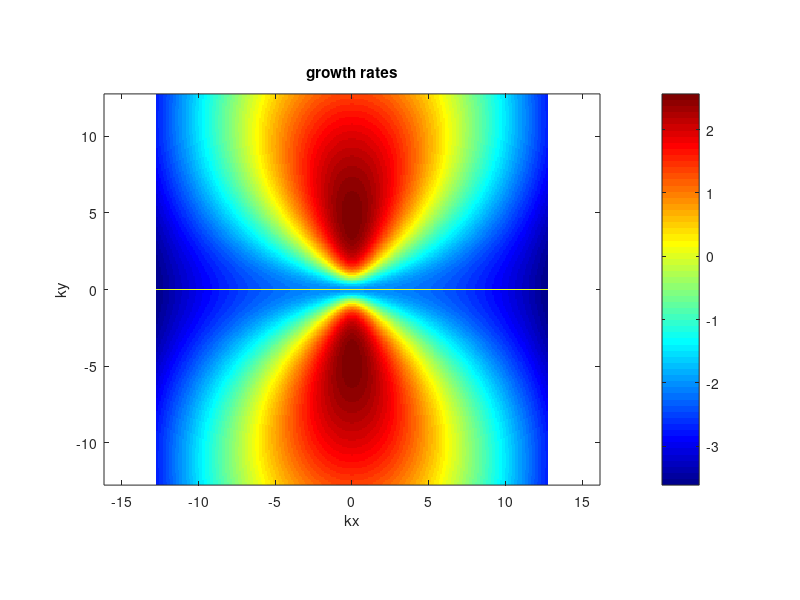
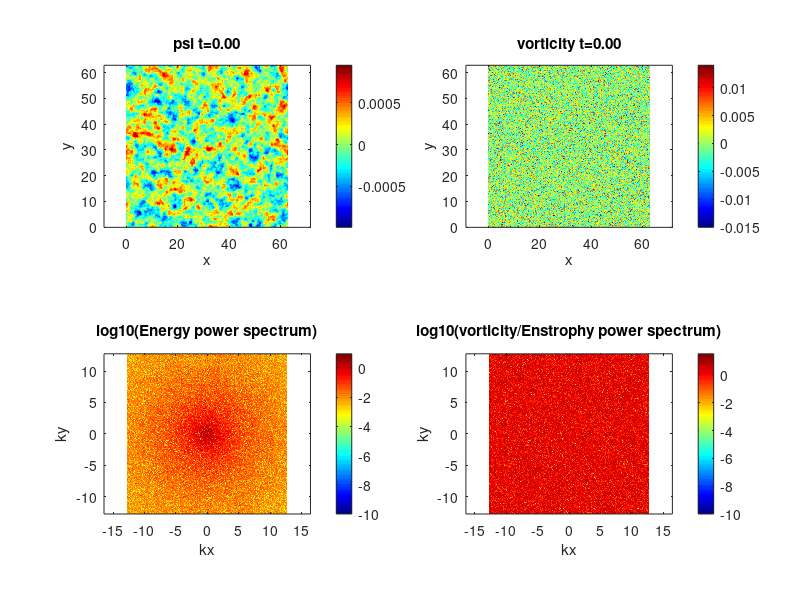
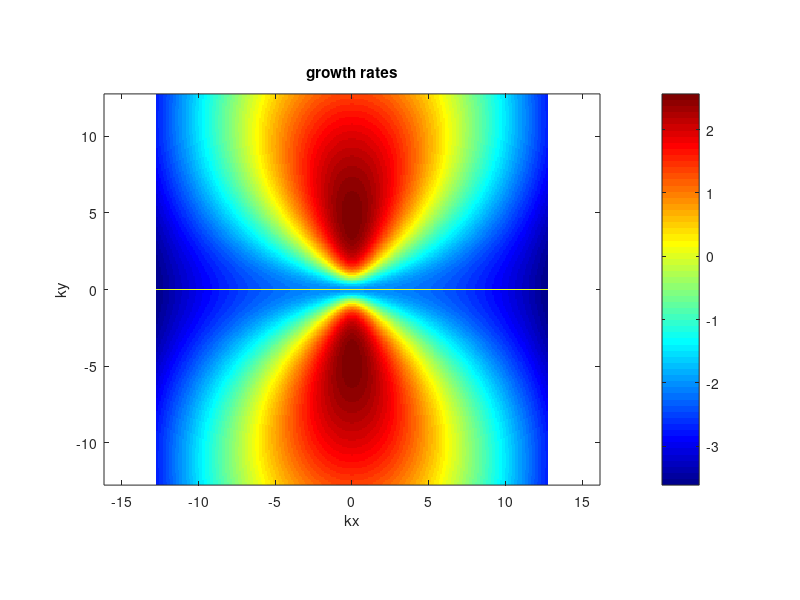

These charts were generated, in order, by the following MATLAB code: (Note: a time limit stopped this script after it produced the figures.)
function spectral_DS2d
%%%%%%%%%%%%%%%%%%%%%%%%%%%%%%%%%%%%%%%%%%%%%%%%%%%%%%%%%%%%%%%%%%%%%%%%%%%%%%%%%
% 1-field toy model of the Dimits shift. Similar to the Hasegawa-Mima           %
% equation or the Kuramoto-Sivashinsky equation.                                %
%                                                                               %
% Based off an MIT code originally made by Jean-Christophe Nave.                %
% Modified by Denis St-Onge                                                     %
%                                                                               %
% Laplacian(psi) = w                                                            %
% u = psi_y                                                                     %
% v =-psi_x                                                                     %
%%%%%%%%%%%%%%%%%%%%%%%%%%%%%%%%%%%%%%%%%%%%%%%%%%%%%%%%%%%%%%%%%%%%%%%%%%%%%%%%%
clear all;
mkdir('plots'); mkdir('data');
delete('log.txt');

scale=1;         % quick scale of the linear terms
mu   =scale*2;      % friction
nu   =scale*0.01; % viscosity
muZF =scale*1e-4; %scale*2*0; % zonal friction
nuZF =scale*0e-5; %scale*5.0e-4; % zonal viscosity
l    =scale*0;     % Landau-like damping
gamma=scale*5;   % linear drive 2.4203
HM=scale*0;		 % HM-type wave
TH=scale*0;      % Terry-Horton i delta
h=1;             % hyperviscosity factor
hZF=1;             % hyperviscosity factor
forcing=0; 		 % forcing magnitude
LX=2*pi*10;      % X scale
LY=2*pi*10;      % Y scale
NX_real=256;     % resolution in x
NY_real=256;     % resolution in y
dt=1e-5;    % time step. Should start small as CFL updated can pick up the pace
pert_size=1e-2; % size of perturbation
TF=1000.0;   % final time
iF=2000000;  % final iteration, whichever occurs first
iRST=10000; % write restart dump
i_report=100;
en_print=100;
TSCREEN=2000; % sreen update interval time (NOTE: plotting is usually slow)
initial_condition='random';   %'simple vortices' 'vortices' 'random' or 'random w' 
AB_order=2; % Adams Bashforth order 1,2,3, or 4 (3 more accurate, 2 possibly more stable) -1 = RK3
linear_term='exact'; % CN, BE, FE, or exact
simulation_type='NL'; % NL, QL, or L (nonlinear, quasilinear and linear respectively)
padding = true; % 3/2 padding, otherwise 2/3 truncation.
save_plots = true; % save plots to file
system_type='MHM'; % NS, HM, MHM
cfl_cadence=5;
cfl=0.4
max_dt=1e-2;
safety=0.8;
diagnostics=false;

%rng(707296708);
rng('shuffle');
s=rng;


% print log file.
diary('log.txt') 
diary on;

fig1=figure(1);
fig2=figure(2);

% ensure parameters get printed  to log.
fprintf('nu: %.05e  mu:%.05e gamma:%.05e\n',nu,mu,gamma);
fprintf('l: %.05e  HM:%.05e TH:%.05e\n',l,HM,TH);
fprintf('LX:%.02f LY:%.02f NX:%d NY:%d\n',LX, LY, NX_real, NY_real);
fprintf('h:%d scale:%d Tf:%.01f iF:%d\n',h, scale, TF, iF);
fprintf('hZF:%d muZF:%e nuZF:%e\n',hZF,muZF,nuZF);
fprintf('Nonlinear:%s padding:%d System:%s\n',simulation_type, padding,system_type);
fprintf('random seed:%d AB order:%d CFL step:%d\n',s.Seed, AB_order, cfl_cadence);
fprintf('safety:%f\n',safety);

energyFile=0; 
if(strcmp(initial_condition,'restart'))
    energyFile = fopen('energy.dat','a');
else
    energyFile = fopen('energy.dat','w');
end

fprintf(energyFile,'# [1] t  [2] dt  [3] energy  [4] enstrophy  [5] ZF    [6] DW    [7] flux\n');


NX=NX_real;
NY=NY_real;
if(padding)
    NX=3*NX/2;
    NY=3*NY/2;
end

dx=LX/NX;
dy=LY/NY;
dkx=2*pi/LX;
dky=2*pi/LY;
LXnum=0:dx:LX;
LYnum=0:dy:LY;

minkx= -(NX_real/2 - 1)*dkx;
maxkx=  (NX_real/2 - 1)*dkx;
minky= -(NY_real/2 - 1)*dky;
maxky=  (NY_real/2 - 1)*dky;
kxnum= minkx:dkx:maxkx;
kynum= minky:dky:maxky;

t=0.;
i=0;
k=0;
c1=0;
c2=0;
c3=0;
dt1=0;
dt2=0;
dt3=0;
w_hat=0; %this is our field.
I=sqrt(-1);

kx=dkx*I*ones(1,NY)'*(mod((1:NX)-ceil(NX/2+1),NX)-floor(NX/2)); % matrix of wavenumbers in x direction 
ky=dky*I*(mod((1:NY)'-ceil(NY/2+1),NY)-floor(NY/2))*ones(1,NX); % matrix of wavenumbers in y direction 

% Cutting of frequencies using the 2/3 rule. 
% Discard asymmetric N/2 term. Otherwise reality is not enforced.
dealias=abs(kx/dkx) <1/3*NX & abs(ky/dky) <1/3*NY;


ksquare=kx.^2+ky.^2;                                % Laplacian in Fourier space
ksquare(1,1)=-1; 
kmu = -(-1)^h*mu * ones(NY,NX)./(ksquare.^(h-1)) ;                            % drag force array
ksquare_viscous=-(-1)^h*nu*(ksquare.^h);            % Viscosity array

ksquare_poisson=ksquare - ones(NY, NX) + TH*ky;		% Poisson equation in Fourier space
if(strcmpi(system_type,'NS'))
    ksquare_poisson=ksquare;		% Poisson equation in Fourier space
end
ksquare_poisson(1,1)=-1;  % fixed Laplacian in Fourier space for Poisson's equation


gd = gamma * ky.^2./ksquare_poisson + HM*ky./ksquare_poisson;

zonal_part = zeros(NY,NX);
zonal_part(1,:) = zonal_part(1,:) + ones(1,NX);
fluct_part = ones(NY,NX) - zonal_part;

lin_growth = -kmu + ksquare_viscous + gd - l*abs(ky); % this is the linear growth rate used in computations


% No damping on zonal modes. Modified Poisson equation (proper adiabatic electron response)
if(strcmpi(system_type,'MHM'))
    kxzf = kx(1,:);
    lin_growth(1,:) = zeros(1,NX) - muZF*ones(1,NX) -(-1)^hZF*nuZF*(kxzf.^(2*hZF)) ;
    ksquare_poisson(1,:) = ksquare_poisson(1,:) + ones(1,NX);
	ksquare_poisson(1,1)=-1;
end
numel(find(lin_growth(:)>0))

lin_trunc = dealias.*lin_growth;
max_growth = max(lin_trunc(:))
max_rate = max(abs(lin_trunc(:)))
0.25/max_rate

lg2 = lin_growth.^2;
lg3 = lin_growth.^3;

% forcing stuff?
kf_min = 16*dkx;
dkf = 0.5*dkx;
forcing_base = abs(ksquare) <= (kf_min+dkf)^2 & abs(ksquare) >= kf_min^2;

% Define initial vorticity distribution
switch lower(initial_condition)
   case {'vortices'}
      [i,j]=meshgrid(1:NX,(1:NY));
      psi=exp(-((i*dkx-pi).^2+(j*dky-pi+pi/4).^2)/(0.2))+exp(-((i*dx-pi).^2+(j*dky-pi-pi/4).^2)/(0.2))-0.5*exp(-((i*dkx-pi-pi/4).^2+(j*dky-pi-pi/4).^2)/(0.4));
    case {'simple vortices'}
        [i,j]=meshgrid((1:NX)*(2*pi/NX),(1:NY)*(2*pi/NY));
        psi=1*sin(i).*cos(j).^2;    
    case {'random psi'}
      psi=pert_size*(2*rand(NX,NY) - 1);%normally 1e-3
      w_hat=ksquare_poisson.*fft2(psi);
    case {'random'}
      w=pert_size*(2*rand(NY,NX)-1);%normally 5e-2
      w_hat=fft2(w);
      w_hat(1,:)=zeros(1,NX);
      %w_hat=zonal_part.*w_hat;
    case {'waves'}
      [i,j]=meshgrid((1:NX)*(2*pi/NX),(1:NY)*(2*pi/NY));
      %w=20*sin(32*j) + 1e-1*cos(13*i);
      w=2e1*sin(32*j) + 5e-2*(2*rand(NY,NX)-1);
      w_hat=fft2(w);
      w_hat(1,:)=fluct_part.*w_hat;
    case {'restart'}
        fileID=fopen('restart.bin','r');
        t=fread(fileID,1,'double');
        dt=fread(fileID,1,'double');
        i=fread(fileID,1,'int');
        k=fread(fileID,1,'int');
        dt1=fread(fileID,1,'double');
        dt2=fread(fileID,1,'double');
        dt3=fread(fileID,1,'double');
        c1=fread(fileID,[NY NX],'double')+I*fread(fileID,[NY NX],'double');
        c2=fread(fileID,[NY NX],'double')+I*fread(fileID,[NY NX],'double');
        c3=fread(fileID,[NY NX],'double')+I*fread(fileID,[NY NX],'double');
        w_hat=fread(fileID,[NY NX],'double')+I*fread(fileID,[NY NX],'double');
        fclose(fileID);        
    otherwise
      disp('Unknown initial conditions !!!');
      return
end

if(padding) % ensure there's no energy in the padded region of k-space.
   w_hat=dealias.*w_hat;
end
w_hat(1,1)=0; % Gauge condition. Should be redundant.
w_hat0=w_hat; % Keep initial conditions for possible future diagnostics.


u=0;
v=0;
U_ZF=0;
force=zeros(NY,NX);
w2=w_hat;

if(save_plots) %plot growth rate contours
	plotgrowth()
end

tic
while t<TF && i<iF
    psi_hat = w_hat./ksquare_poisson;  % Solve Poisson's Equation
    if(any(isnan(w_hat(:)))) % Something really bad has happened.
        disp(sprintf('Divergence at iteration: %d',i));
        return;
    end
    if(mod(i,i_report)==0)
       disp(sprintf('iteration: %d    dt:%.02e     t:%.03e     step time:%.1d s',i,dt,t,toc)); 
       tic;
        diary off; %flush diary
		diary on;
    end
    if (mod(i,en_print)== 0) 
        outputEnergy();
    end
    
    if (mod(i,TSCREEN)== 0) 
        plotfunc();
    end
    
    if (mod(i,iRST) == 0)
        dump('restart.bin');
    end
    

    if(forcing ~= 0)
       force=calculate_forcing(); 
    end
    
    w_hat_new=0;
    conv_hat =0;
    % Compute the non-linear term
    if (AB_order == -1 ) % RK3
	      w_hat_new = ETDRK3(w_hat);
    	if(mod(i+1,cfl_cadence)==0 && i > 3) % compute new timestep from CFL condition.
        	abs_u=abs(u);
        	abs_v=abs(v);
        	abs_ZF=abs(U_ZF);
        	maxV= max(abs_u(:)+abs_ZF(:))/dx + max(abs_v(:))/dy;
        	if(maxV>0)
           	 new_dt=1/maxV;
        	else
           	 new_dt=inf;
            end
            target_dt=min(cfl*new_dt,1.1*dt/safety,max_dt/safety);
            if(target_dt < dt)
                 disp('WARNING: New dt fell below safety.')
            end
            dt=max_dt/safety;        
            while dt > target_dt 
                dt=dt/2.0;
            end
            dt=safety*dt;
    	end
    else 
        conv_hat = calc_Nonlinear(w_hat,simulation_type);
         
     
    if(mod(i+1,cfl_cadence)==0 && i > 3) % compute new timestep from CFL condition.
        abs_u=abs(u);
        abs_v=abs(v);
        abs_ZF=abs(U_ZF);
        maxV= max(abs_u(:)+abs_ZF(:))/dx + max(abs_v(:))/dy;
        if(maxV>0)
            new_dt=1/maxV;
        else
            new_dt=inf;
        end
        target_dt=min(max(0.5*dt/safety,min(cfl*new_dt,1.1*dt/safety)),max_dt/safety);
        if(target_dt < dt)
            disp('WARNING: New dt fell below safety.')
        end
        dt=0.8*target_dt;
    end
    
    conv_hat = dealias.*(conv_hat + forcing*kf_min*force/sqrt(dt));
    
    L1=0;
    L2=0;
    w_prev=w_hat;
    
    A=1.0; B=0; C=0; D=0;
    w_hat_new = 0;
    if (i < 1 || AB_order == 1) %Forward-Euler to generate history. Should run a small time-step at first. 
    	 %do nothing w_hat_new = w_hat_new - L2.*conv_hat;
    elseif (i < 2 || AB_order == 2)
    	w1=dt1/dt;
    	A=(1.0 + 0.5*w1);
    	B=0.5*w1;
   	elseif (i < 3 || AB_order == 3)
    	w1=dt1/dt;
    	w2=dt2/dt;
    	A=(2.0 + 3.0*w2 + 6.0*w1*(1+w1+w2))/(6.0*w1*(w1+w2));
    	B=(2.0 + 3.0*w1 + 3.0*w2)/(6.0*w1*w2);
    	C=(2.0 + 3.0*w1)/(6.0*w2*(w1+w2));
     elseif (i < 4 || AB_order == 4)
        w1=dt1/dt;
        w2=dt2/dt;
        w3=dt3/dt;
        A=(3.0 + 8.0*w2 + 4.0*w3 + 6.0*(2*w1^3 + w2*(w2+w3) +2.0*w1*(1.0+w2)*(1.0+w2+w3) + w1^2*(3.0 + 4.0*w2+2*w3)));
        A=A/(12.0*w1*(w1+w2)*(w1+w2+w3));
        B=(3.0 + 6.0*(w1+w2)*(w1+w2+w3) + 4.0*(2.0*(w1+w2)+w3))/(12.0*w1*w2*(w2+w3));
        C=(3.0 + 6.0*w1*(w1+w2+w3)+4.0*(2.0*w1 + w2+w3))/(12.0*w2*(w1+w2)*w3);
        D=(3.0 + 6.0*w1*(w1+w2)+4.0*(2.0*w1 + w2))/(12.0*w3*(w2+w3)*(w1+w2+w3));
    end
  
    
    
    switch upper(linear_term)
        case {'CN'} %crank nicolson
            L1=(1 + 0.5*dt*lin_growth)./(1 - 0.5*dt*lin_growth);
            L2=dt./(1 - 0.5*dt*lin_growth);    
        case {'BE'} %backward euler
            L1=1.0./(1 - dt*lin_growth);
            L2=dt./(1 - dt*lin_growth);    
        case {'EXACT'}%exact
            L1=exp(dt*lin_growth);
            L2=dt*L1;   
            B=B.*exp((dt1)*lin_growth);
            C=C.*exp((dt1+dt2)*lin_growth);
            D=D.*exp((dt1+dt2+dt3)*lin_growth);
        otherwise
            disp('Unknown linear handling type.');
            return;
    end
    
    % Compute Solution at the next step
	% Implicitly solve the linear term with 2nd order Crank-Nicholson
    w_hat_new = L1.*w_prev;
    w_hat_new = w_hat_new - L2.*(A.*conv_hat - B.*c1 + C.*c2 - D.*c3);
  
    end
    t=t+dt;
    i=i+1;

    w_hat=w_hat_new;
    
    c3=c2;
    c2=c1;
    c1=conv_hat;
    
    dt3=dt2;
    dt2=dt1;
    dt1=dt;
end
fclose(energyFile);

%write final state 
fprintf('Simulation ended at time %.03e and iteration %d\n',t,i);
dump('final_state.bin');

if(strcmpi(simulation_type,'L') && diagnostics)
   w0f=w_hat0.*exp(t*lin_growth); 
   comp=abs(w_hat-w0f)./abs(w0f);
   fprintf('Maximum linear error:%e\n',max(comp(:)));
end

% SIMULATION ENDS HERE

%%----------------------------------%%
%% Helper Function Definitions      %% 
%%----------------------------------%%

	function f=calculate_forcing()
        f=zeros(NY,NX);
        for i1 = 1:NY
           for j1 = 1:NX
                if(forcing_base(i1,j1) ~=0 )
                    f(i1,j1) = randn(1);
                end    
           end
        end
	end

    function x=RK3(w_h)
        a =[8./15.,5./12.,0.75];
        b =[0,-17.0/60.0,-5.0/12.0];
        Fa =0.0;
        Fb =0.0;
        u_new=w_h;
        for j = 1:3 
            Fb = Fa;
            Fa = calc_Nonlinear(u_new,simulation_type);
            u_new = (1 + 0.5*(a(j)+b(j))*dt*lin_growth)./(1 - 0.5*(a(j)+b(j))*dt*lin_growth).*u_new;
            u_new = u_new + a(j)*Fa +b(j)*Fb;
        end
        x=u_new;
    end   

    function x=ETDRK3(w_h)
        u_new=w_h;
        persistent dto;
        persistent lg;
		persistent M;
		persistent r;
        persistent Q1;
        persistent Q2;
        persistent f1;
        persistent f2;
        persistent f3;
        if(isempty(dto))
           dto=-1;
           lg=lin_growth(:);
		   if(any(imag(lg(:))))
			   M=32;
			   r=exp(2*I*pi*((1:M)-0.5)/M);
		   else
			   M=16;
			   r=exp(I*pi*((1:M)-0.5)/M);
		   end
        end
        
        lin_zeroes = (dt*abs(lin_growth)) < 1e-3;
        lin_NZ = ones(NY,NX) - lin_zeroes;
        
        lin_div = lin_growth + lin_zeroes.*ones(NY,NX);
        st=simulation_type;
        eh = exp(0.5*lin_growth*dt);
        e1 = exp(lin_growth*dt);

        if(dto ~= dt)
            LR=dt*lg(:,ones(M,1)) + r(ones(NY*NX,1),:);
            elr=exp(LR);
            Q1 =dt*real(mean(			 (exp(LR/2)-1)./LR							,2));
            Q2 =dt*real(mean(			 (elr-1)./LR                                ,2));
            f1 =dt*real(mean(		 (-4   -LR        +elr.*(4-3*LR+LR.^2))./LR.^3	,2));
            f2 =dt*real(mean(		4*( 2  +LR        +elr.*(-2+LR))./LR.^3			,2));
            f3 =dt*real(mean(		 (-4 -3*LR -LR.^2 +elr.*(4-LR))./LR.^3			,2));
            Q1=reshape(Q1,NY,NX);
            Q2=reshape(Q2,NY,NX);
            f1=reshape(f1,NY,NX);
            f2=reshape(f2,NY,NX);
            f3=reshape(f3,NY,NX);
            dto=dt;
        end
        A1 = -calc_Nonlinear(u_new,st);
        
        an =     u_new.*eh + Q1.*A1;
      
        A2 = -calc_Nonlinear(an,st);
        
        bn = u_new.*e1 + Q2.*(2.0*A2-A1);
        
        A3 = -calc_Nonlinear(bn,st);
        
        cn = u_new.*e1 + (A1.*f1 + A2.*f2 + A3.*f3); 
        
        x = dealias.*cn;   

    end   
 function x=ETDRK2(w_h)
        u_new=w_h;
        
        lin_zeroes = dt*abs(lin_growth) == 0;
        lin_NZ = ones(NY,NX) - lin_zeroes; 
        
        lin_div = lin_growth + lin_zeroes.*ones(NY,NX);
        st=simulation_type;
        e1 = exp(lin_growth*dt);
        
        A1 = -calc_Nonlinear(u_new,st);
        
        an =     lin_NZ.*(u_new.*e1 + (e1 - ones(NY,NX)).*A1./lin_div);
        an = an + lin_zeroes.*(u_new.*e1 + dt*A1);
        
        A2 = -calc_Nonlinear(an,st);
        
        bn = lin_NZ.*(u_new.*e1 + (e1 - ones(NY,NX)).*(2.0*A2-A1)./lin_div);
        bn = bn + lin_zeroes.*(u_new.*e1 + dt*(2.0*A2-A1));
        
        cnNZ = an + (A2 - A1).*(e1 - ones(NY,NX) - dt*lin_growth)./(dt*lin_div.^2);
        cnZ = an + 0.5*dt*(A2-A1);
        x = dealias.*(lin_zeroes.*cnZ + lin_NZ.*cnNZ);
 end   

    function infCheck(inver,name)
       if(any(isinf(inver(:))))
              disp(sprintf('%s infinity at iteration: %d',name, i));
       end
    end

    function nanCheck(inver,name)
       if(any(isnan(inver(:))))
              disp(sprintf('%s NaN at iteration: %d',name, i));
       end
    end

	function y=calc_Nonlinear(w_h,type)
    conv_hat = 0;
    psi_h = w_h./ksquare_poisson;  % Solve Poisson's Equation
	switch upper(type)
        	case {'NL'} %full non-linear
            	uhat = -ky.*psi_h;
            	vhat =  kx.*psi_h;
            	w_xhat = kx.*w_h;
            	w_yhat = ky.*w_h;
            
            	% dealiasing here truncates if not padded, other it has no effect
            	u  =real(ifft2(dealias.*uhat));      % Compute  y derivative of stream function ==> u
            	v  =real(ifft2(dealias.*vhat));      % Compute -x derivative of stream function ==> v
            	w_x=real(ifft2(dealias.*w_xhat));      % Compute  x derivative of vorticity
            	w_y=real(ifft2(dealias.*w_yhat));
            	conv     = u.*w_x + v.*w_y;         % evaluate the convective derivative (u,v).grad(w)   
            	conv_hat = fft2(conv);              % go back to Fourier space
      
        	case {'QL'} %quasi-linear
            	%for zonal part
            	uphat = -ky.*fluct_part.*psi_h;
            	vphat =  kx.*fluct_part.*psi_h;
        
            	%for fluctuation part
            	U_hat = kx.*zonal_part.*psi_h;
            	U_xxhat = (kx.^2).*U_hat;
            	w_yhat = ky.*fluct_part.*w_h;       
        
            	% dealiasing here truncates if not padded, other it has no effect
            	u    =real(ifft2(dealias.*uphat));      % Compute  y derivative of stream function ==> u
            	v    =real(ifft2(dealias.*vphat));      % Compute -x derivative of stream function ==> v
            	U_ZF =real(ifft2(dealias.*U_hat));      % Compute zonal velocity
            	U_xx =real(ifft2(dealias.*U_xxhat));      % Compute zonal velocity
            	w_y  =real(ifft2(dealias.*w_yhat));
            	conv_fluct = U_ZF.*w_y + u.*U_xx;         % evaluate the convective derivative (u,v).grad(w)   
            	conv_zonal = u.*v;         % evaluate the convective derivative (u,v).grad(w)       
            	conv_fluct_hat = fft2(conv_fluct);               % go back to Fourier space
            	conv_zonal_hat = fft2(conv_zonal);
            	conv_hat = fluct_part.*conv_fluct_hat + (kx.^2).*zonal_part.*conv_zonal_hat;
        	case {'L'}%full linear 
           	 %do nothing
            otherwise
           	 disp('Unknown simulation type.');
        	    return 
    end
    if(padding)
        conv_hat = dealias.*conv_hat;
    end
    y=conv_hat;
	end

	function plotgrowth()
    	subplot(1,1,1);
    	plotg=0;
    	f=randn(NY,NX).*forcing_base;
    	if(padding)
       		plotg=circshift(dealias.*lin_growth,[NY_real/2,NX_real/2]); 
       		plotg=plotg(2:NY_real,2:NX_real);
    	else
       		plotg=circshift(dealias.*lin_growth,[NY_real/2,NX_real/2]); 
       		plotg=plotg(2:NY_real,2:NX_real);
    	end
    	force=real(ifft2(f));
    	imagesc(kxnum,kynum,real(plotg)), axis equal tight, colorbar
    	%imagesc(kxnum,kynum,f), axis equal tight, colorbar
    	set(gca,'Ydir','Normal')
    	colormap(jet)
    	title('growth rates');    
    	xlabel('kx');
    	ylabel('ky');
    	if(save_plots)
        	saveas(gcf,'growth.png');
   		end
   		drawnow
    end
    function outputEnergy()
        diary off; %flush diary
		diary on;
        
        w_curr=w_hat;
        psi_curr=psi_hat;
     
        enstrophy = 0.5*w_curr.*conj(w_curr);
        energy = 0.5*real(-conj(psi_curr).*w_curr);
     %   flux = -0.5*real(psi_y.*(psi_y.*psi_y + psi_x.*psi_x  + psi.*psi));
             
        enstrophy_tot = sum(enstrophy(:))/(NX*NY)^2;
        energy_tot    = sum(energy(:))/(NX*NY)^2; 
        ZF_energy = sum(sum(zonal_part.*energy))/(NX*NY)^2;
        DW_energy = sum(sum(fluct_part.*energy))/(NX*NY)^2;
       % flux_tot = sum(flux(:))/(NX*NY);
        
        fprintf(energyFile,'%e %e %.15e %e %e %e \n',t,dt,energy_tot,enstrophy_tot,ZF_energy,DW_energy);
        
        
    end
    function plotfunc()
              % Go back in real space omega in real space for plotting
		diary off; %flush diary
		diary on;
        w_curr=w_hat;
        psi_curr=psi_hat;
        psi=real(ifft2(psi_curr));
        w=real(ifft2(w_curr)); 
     
        enstrophy = 0.5*w_curr.*conj(w_curr);
        energy = 0.5*real(-conj(psi_curr).*w_curr);                  
        
		%iso_spectrum(energy,enstrophy);

        if(padding)
           enstrophy=circshift(enstrophy,[NY_real/2,NX_real/2]); 
           enstrophy=enstrophy(2:NY_real,2:NX_real);
           energy=circshift(energy,[NY_real/2,NX_real/2]); 
           energy=energy(2:NY_real,2:NX_real);
        else
           enstrophy=circshift(enstrophy,[NY_real/2,NX_real/2]); 
           enstrophy=enstrophy(2:NY_real,2:NX_real);
           energy=circshift(energy,[NY_real/2,NX_real/2]); 
           energy=energy(2:NY_real,2:NX_real);
        end
      
        wlog=max(log10(enstrophy),-10);
        energylog=max(log10(energy),-10);
        set(0,'CurrentFigure',fig1);
        subplot(2,2,1)
        imagesc(LXnum,LYnum,psi), axis equal tight, colorbar
        set(gca,'Ydir','Normal')
        colormap(jet)
        title(sprintf('psi t=%.02f',t));
        xlabel('x');
        ylabel('y');
        subplot(2,2,2)
        imagesc(LXnum,LYnum,w), axis equal tight, colorbar
        title(sprintf('vorticity t=%.02f',t));
        set(gca,'Ydir','Normal')
        xlabel('x');
        ylabel('y');
        subplot(2,2,3)
        imagesc(kxnum,kynum, energylog), axis equal tight, colorbar
        title('log10(Energy power spectrum)');    
        set(gca,'Ydir','Normal')
        xlabel('kx');
        ylabel('ky');
        subplot(2,2,4)
        imagesc(kxnum,kynum,wlog), axis equal tight, colorbar
        set(gca,'Ydir','Normal')
        xlabel('kx');
        ylabel('ky');
        title('log10(vorticity/Enstrophy power spectrum)');    
        if(save_plots)
            saveas(gcf,sprintf('plots/fig_%d.png',k));
        end
        drawnow
        set(0,'CurrentFigure',fig2);
        if(1==1)
       %     kx_spec=energylog(NY_real/2,:);
       %     ky_spec=energylog(:,NX_real/2);
       %     kx_spec(NX_real/2)=0.5*(kx_spec(NX_real/2-1)+kx_spec(NX_real/2+1)); 
       %     ky_spec(NY_real/2)=0.5*(ky_spec(NY_real/2-1)+ky_spec(NY_real/2+1)); 
       %     [~,Ix] = max(kx_spec(:));
       %     [~,Iy] = max(ky_spec(:));
       %     if(diagnostics)
       %        disp(sprintf('%.10e %.10e',energy_tot,enstrophy_tot));
       %         disp(sprintf('Maximum DW mode:%.01f    Maximum ZF mode:%.01f',abs(kynum(Iy)), abs(kxnum(Ix))));
       %     end
       %     plot(kxnum,kx_spec,kynum,ky_spec);
       %     legend('Zonal (ky=0)','DW (kx=0)');
       %     title(sprintf('DW/Zonal energy spectrum t=%.02f',t));
       %     xlabel('k');
        else
            kxpos=0:dkx:maxkx;
            loglog(kxpos,radenergy(1:NX_real/2),kxpos,radenstrophy(1:NX_real/2));
            title(sprintf('Radial energy/enstrophy spectrum t=%.02f',t));
            legend('Energy','Enstrophy')
            xlabel('k'); 
        end
        drawnow
        if(save_plots)
            saveas(gcf,sprintf('plots/k_spec_%d.png',k));
        end
        k=k+1;
    end

    function iso_spectrum(energy,enstrophy)
        raden_arr=cat(2,sqrt(abs(ksquare(:))),energy(:),enstrophy(:));
        raden_arr=sortrows(raden_arr);
        radenergy=zeros(max(NX,NY),1);
        radenstrophy=zeros(max(NX,NY),1);
        ik_old=1;
        nk=0;
        counts=zeros(max(NX,NY),1);
        for n = 1:length(ksquare(:))
            ik=round(raden_arr(n,1)/min(dkx,dky)) + 1;
            radenergy(ik) = radenergy(ik) + raden_arr(n,2);
            radenstrophy(ik) = radenstrophy(ik) + raden_arr(n,3);
            if(ik~=ik_old)
                counts(ik_old) = nk;
                nk=0;
                ik_old=ik;
            end
            nk=nk+1;
        end    
        
        range =0:min(dkx,dky):sqrt(2)*max(maxkx,maxky);
        l=length(range);
        
        surface = 2*pi/min(dkx,dky);
        comp=surface*range./(counts(1:l).');
        
        kxpos=0:min(dkx,dky):max(maxkx,maxky);
        specFile = fopen(sprintf('data/rad_spec_%d.dat',k),'w');
        radenergy_comp = radenergy(1:l).*comp.';
        radenstrophy_comp = radenstrophy(1:l).*comp.';
        
		ZF_en = zeros(l);
        ZF_ens = zeros(l);
        ZF_en(1:(NX/2)) = energy(1,1:(NX/2));  	 
        ZF_ens(1:(NX/2)) = enstrophy(1,1:(NX/2));

		DW_en = zeros(l);
        DW_ens = zeros(l);
        DW_en(1:(NY/2)) = energy(1:(NY/2),1);  	 
        DW_ens(1:(NY/2)) = enstrophy(1:(NY/2),1);

        for n = 1:l
            fprintf(specFile,'%e %e %e %e %e %e %e\n',range(n),radenergy_comp(n),radenstrophy_comp(n),ZF_en(n),ZF_ens(n), DW_en(n),DW_ens(n));       
        end
        
        fclose(specFile); 
    end


    function dump(filename)
        fileID=fopen(filename,'w');
        fwrite(fileID,t,'double');
        fwrite(fileID,dt,'double');
        fwrite(fileID,i,'int');
        fwrite(fileID,k,'int');
        fwrite(fileID,dt1,'double');
        fwrite(fileID,dt2,'double');
        fwrite(fileID,dt3,'double');
        fwrite(fileID,real(c1),'double'); fwrite(fileID,imag(c1),'double');
        fwrite(fileID,real(c2),'double'); fwrite(fileID,imag(c2),'double');
        fwrite(fileID,real(c3),'double'); fwrite(fileID,imag(c3),'double');
        fwrite(fileID,real(w_hat),'double');fwrite(fileID,imag(w_hat),'double');
        fclose(fileID);
    end
end
